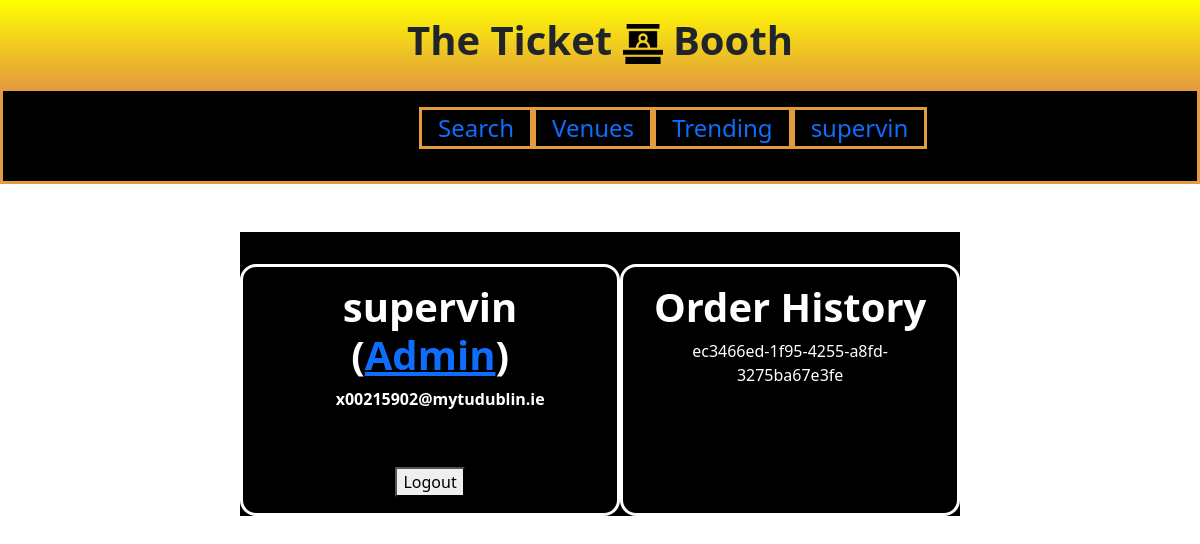
Before: /accounts/profile (signed in) with the older database file.
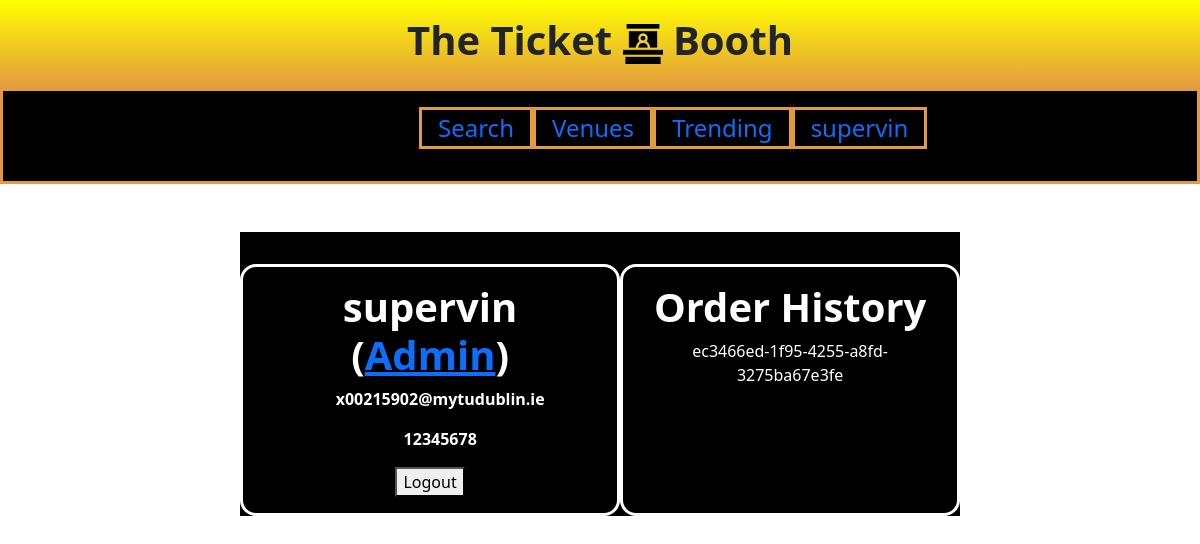
After: the same page with the newer database file.
### accounts/models.py (models this page shows, shortened)
class CustomUser(AbstractUser):
    phone = models.CharField(max_length=15)
    is_premium = models.BooleanField(
        default=False
    )
    profile_pic = models.ImageField(upload_to="media/profile_pic", max_length=200)
    first_name = None
    last_name = None
    class Meta:
        ordering = ('username',)
        verbose_name = 'user'
        verbose_name_plural = 'users'

### accounts/views.py (the view)
# urls.py: path('profile', ProfileView.as_view(), name='profile'),
class ProfileView(LoginRequiredMixin, TemplateView):
	def get(self, request):
		orders = Order.objects.filter(user=request.user)
		context = {
			"orders": orders
		}
		return render(request, 'profile.html', context)

### accounts/templates/profile.html (shortened to what this page needs)
{% extends "base.html" %}
{% load static %}
{% block additional_head %}
<link rel="stylesheet" href="{% static 'css/accounts/profile.css' %}">
{% endblock additional_head %}
{% block content %}
{% load static %}
<div>
    <article>
        <h1>{{user.username}}
            {% if user.is_staff %}
                (<a href="{% url 'customadmin:admin_main' %}">Admin</a>)
            {% endif %}
        </h1>
        <p>
            <img src="{% static 'interface/email.svg' %}" alt="email-icon">
            <span>{{user.email}}</span>
        </p>
        <p>
            <img src="{% static 'interface/phone.svg' %}" alt="email-icon">
            <span>{{user.phone}}</span>
        </p>
        <form action="{% url 'accounts:logout' %}" method="POST">
            <button type="submit">Logout</button>
        </form>
    </article>
</div>
<div>
    <article>
        <h1>Order History</h1>
        {% for order in orders %}
            {{ order.order_id }}
        {% endfor %}
    </article>
</div>
{% endblock %}

### templates/base.html (shortened to what this page needs)
{% load static %}
<!DOCTYPE html>
<html lang="en">
<head>
    <link rel="stylesheet" href="{% static 'css/main.css' %}">
    <link href="https://cdn.jsdelivr.net/npm/bootstrap@5.3.3/dist/css/bootstrap.min.css"
    rel="stylesheet"
>
    <link rel="stylesheet" type="text/css" href="{% static 'fonts/CSMorado-Regular.woff' %}">
    {% block additional_head %}
    {% endblock additional_head %}
</head>
<body>
    <header>
        <h1>The Ticket
        <img src="{% static 'interface/ticket-office.png' %}" alt="logo">
        Booth</h1>
    </header>
    <nav class="gold-box">
        <ul>
            <li class="gold-box"><a href="{% url 'shopapp:home' %}">Search</a></li>
            <li class="gold-box"><a href="{% url 'shopapp:venues' %}">Venues</a></li>
            <li class="gold-box"><a href="{% url 'shopapp:trending' %}">Trending</a></li>
            {% if user.is_authenticated %}
                <li class="gold-box"><a href="{% url 'accounts:profile' %}">{{user.username}}</a></li>
            {% else %}
                <li class="gold-box"><a href="{% url 'accounts:login' %}">Account</a></li>
            {% endif %}
        </ul>
    </nav>
    <div class="black-background">
        {% block content %}
        {% endblock %}
    </div>
</body>
</html>

Changed rows visible on the page:
changed CustomUser "supervin": phone (not shown) → "12345678"
